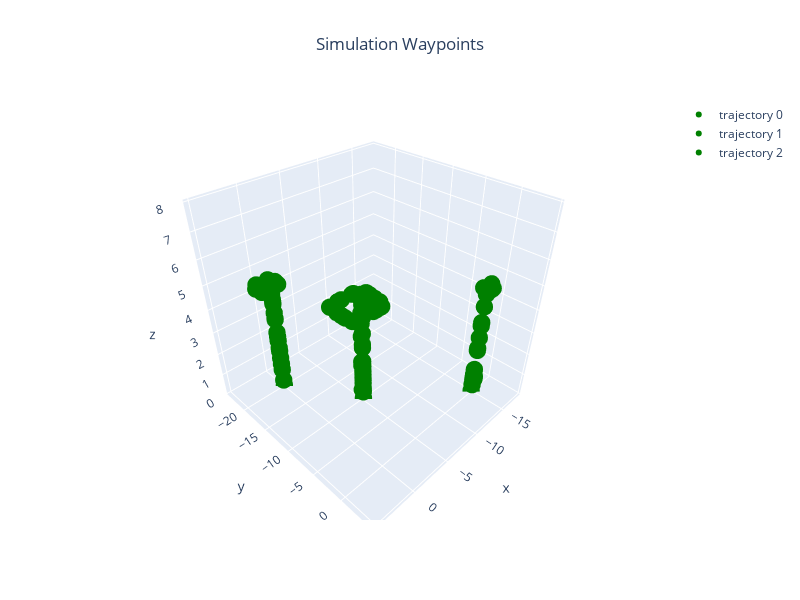

The cell this chart's notebook holds for it:
### Code cell
green_paths = []
for sysid,path in green_gcs.paths.items():
    green_paths.append(np.array([x for x in path if x is not None]))

markers = [ConfigGazebo.create_trajectory_from_array(array=path,color=Color.GREEN) for path in green_paths]
Gazebo.plot_3d_interactive(markers=markers,title="Simulation Waypoints",frames=(0.2, 0.2, 0.6),ground=-0.05)

### Figure 1 — Plotly figure (JSON) as saved in the notebook; plotly's stock layout.template omitted (floating-point values rounded to 4 significant figures; data arrays with more than 128 entries replaced by an {"elided": "..."} marker saying what was removed)
{"data": [{"marker": {"color": {"elided": "5061 str values"}, "size": 6}, "mode": "markers", "name": "trajectory 0", "type": "scatter3d", "x": {"elided": "5061 float values"}, "y": {"elided": "5061 float values"}, "z": {"elided": "5061 float values"}}, {"marker": {"color": {"elided": "4585 str values"}, "size": 6}, "mode": "markers", "name": "trajectory 1", "type": "scatter3d", "x": {"elided": "4585 float values"}, "y": {"elided": "4585 float values"}, "z": {"elided": "4585 float values"}}, {"marker": {"color": {"elided": "4189 str values"}, "size": 6}, "mode": "markers", "name": "trajectory 2", "type": "scatter3d", "x": {"elided": "4189 float values"}, "y": {"elided": "4189 float values"}, "z": {"elided": "4189 float values"}}], "layout": {"height": 600, "scene": {"xaxis": {"range": [-18.42, 5.506], "title": {"text": "x"}}, "yaxis": {"range": [-24.32, 5.273], "title": {"text": "y"}}, "zaxis": {"range": [-0.05, 8.076], "title": {"text": "z"}}}, "showlegend": true, "title": {"text": "Simulation Waypoints", "x": 0.5, "xanchor": "center"}, "width": 800}}
